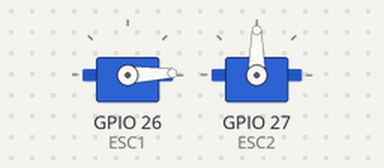
Bench run of a sketch on a simulated ESP32. Shown: 2 × servo.

Above: at 2.05 s.
At 5.45 s:
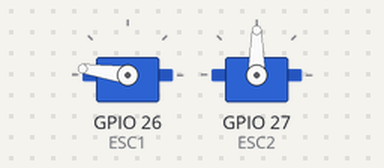
At 8.85 s:
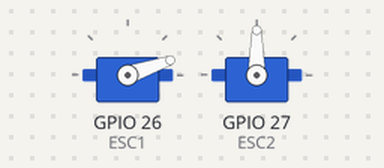
At 16.45 s:
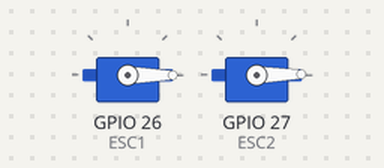
Timing chart, 0 to 20.8 s (numbered marks = the images above):
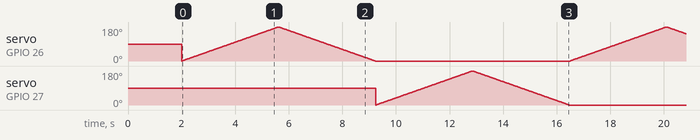

The sketch:

brushless_motor.ino
```cpp
#include <ESP32Servo.h>

Servo ESC1;
Servo ESC2;

void setup() {
  ESC1.attach(26, 1000, 2000);
  ESC2.attach(27, 1000, 2000);
  delay(2000);
}

void loop() {
  for (int speed = 0; speed <= 180; speed++) {
    ESC1.write(speed);
    delay(20);
  }

  for (int speed = 180; speed >= 0; speed--) {
    ESC1.write(speed);
    delay(20);
  }

  for (int speed = 0; speed <= 180; speed++) {
    ESC2.write(speed);
    delay(20);
  }

  for (int speed = 180; speed >= 0; speed--) {
    ESC2.write(speed);
    delay(20);
  }
}
```
